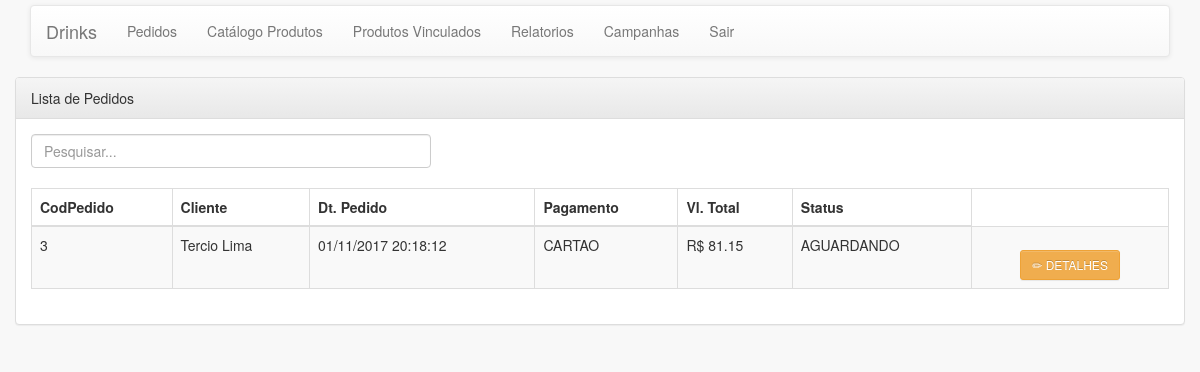
The app's page /pages/pedido/listarPedido.php?codEstabelecimento=3, older data.
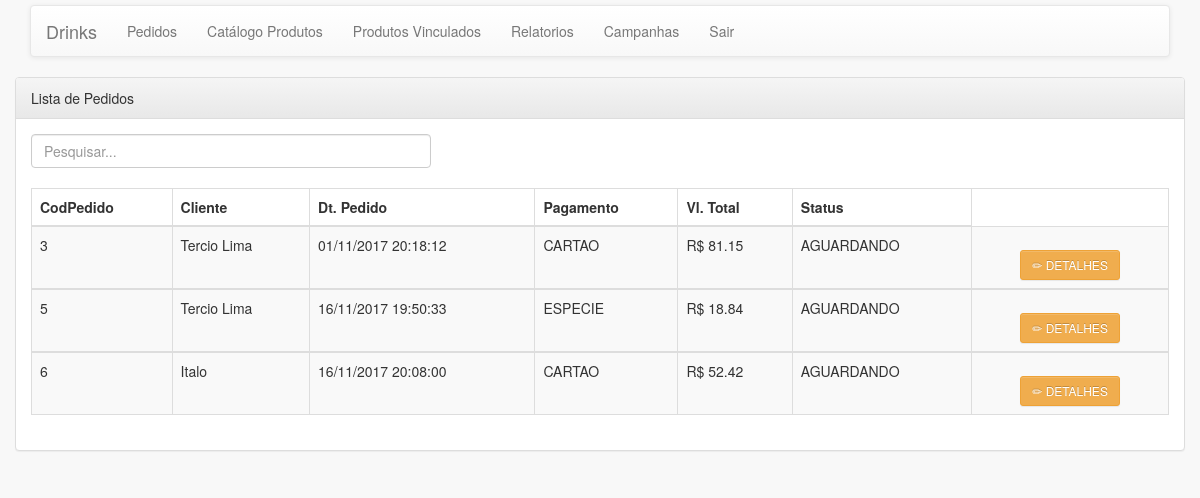
The same page, newer data.
### tables this page shows
CREATE TABLE `pedido` (
  `codPedido` int(11) NOT NULL,
  `dataPedido` text NOT NULL,
  `bairro` varchar(50) DEFAULT NULL,
  `cep` varchar(9) DEFAULT NULL,
  `cidade` varchar(50) DEFAULT NULL,
  `latitude` varchar(10) DEFAULT NULL,
  `longitude` varchar(10) DEFAULT NULL,
  `numero` int(11) DEFAULT NULL,
  `rua` varchar(150) DEFAULT NULL,
  `uf` varchar(2) DEFAULT NULL,
  `pagamento` varchar(255) DEFAULT NULL,
  `status` varchar(255) NOT NULL,
  `valorTotal` double NOT NULL,
  `codUsuario` int(11) NOT NULL,
  `codEstabelecimento` int(11) NOT NULL
);

CREATE TABLE `usuarios` (
  `codUsuario` int(11) NOT NULL,
  `nome` varchar(50) NOT NULL,
  `email` varchar(100) NOT NULL,
  `encrypted_password` varchar(80) NOT NULL,
  `telefone` varchar(30) DEFAULT NULL
);

### resources/functions/DB_Functions.php (called while the page is built, shortened)
<?php
function listarPedido($nomeId = null)
{
    $found = null;
    try {
        $database = open_database();
        $sql = "SELECT pedido.codPedido,pedido.dataPedido, pedido.bairro,
                pedido.cidade,pedido.rua,pedido.numero,pedido.pagamento,
                pedido.status,pedido.valorTotal,pedido.codUsuario,
                usuarios.nome AS usuario,usuarios.telefone,usuarios.email,
                pedido_produto.codProduto,pedido_produto.preco,
                pedido_produto.quantidade,pedido_produto.precoTotal,produto.nome
                FROM pedido,pedido_produto,usuarios,produto, estabelecimento
                WHERE pedido.codPedido = pedido_produto.codPedido
                AND pedido.codUsuario = usuarios.codUsuario
                AND produto.codProduto = pedido_produto.codProduto
                AND pedido.codPedido = pedido_produto.codPedido
                AND pedido.codEstabelecimento = estabelecimento.codEstabelecimento
                AND pedido.codEstabelecimento = ".$nomeId.
                " GROUP BY pedido.codPedido;" ;
        $result = $database->query($sql);
        if ($result->num_rows > 0) {
            $found = $result->fetch_all(MYSQLI_ASSOC);
        }
    } catch (Exception $e) {
        $_SESSION['message'] = $e->GetMessage();
        $_SESSION['type'] = 'danger';
    }
    return $found;
}

### pages/pedido/listarPedido.php (the view, shortened to what this page needs)
<?php
require_once ('../include/header.php');
require_once ('../menu/menu.php');
$codEstabelecimento = null;
if (isset($_GET['codEstabelecimento']) && empty($_GET['codEstabelecimento']) == false) {
    $codEstabelecimento = $_GET['codEstabelecimento'];
} else {
    $codEstabelecimento = $_SESSION['codEstabelecimento'];
}
$dados = listarPedido($codEstabelecimento);
?>
<!DOCTYPE html>
<html lang="pt-br">
<head>
</head>
<body>
	<div class="container">
		<div class="row">
			<div class="panel panel-default">
				<div class="panel-heading">Lista de Pedidos</div>
				<div class="panel-body">
					<input class="form-control" id="myInput" type="text"
						placeholder="Pesquisar..." style="width: 400px;"> <br>
					<table border="1" class="table table-bordered table-striped">
						<thead class="blue-grey lighten-4">
							<tr>
								<th>CodPedido</th>
								<th>Cliente</th>
								<th>Dt. Pedido</th>
								<th>Pagamento</th>
								<th>Vl. Total</th>
								<th>Status</th>
							</tr>
						</thead>
                            <?php
                            if (count($dados) > 0) {
                                foreach ($dados as $pedido) {
                                    ?>
                           <tbody id="myTable">
				<tr>
                                    <td><?php echo $pedido['codPedido']; ?></td>
                                    <td><?php echo $pedido['usuario']; ?></td>
                                    <td><?php echo $pedido['dataPedido']; ?></td>
                                    <td><?php echo $pedido['pagamento']; ?></td>
                                    <td><?php echo "R$ ".$pedido['valorTotal']; ?></td>
                                    <td><?php echo $pedido['status']; ?></td>
                                    <td align="center">
                                    <a title="Detalhes"
                                    href="detalhePedido.php?codPedido=<?php echo  $pedido['codPedido']?>"
                                    class="btn btn-sm btn-warning">&#9999; Detalhes</a></td>
				</tr>
			   </tbody>
                                <?php
                                }
                            }
                            ?>
                        </table>
				</div>
			</div>
		</div>
	</div>
</body>
</html>

Row changes from the older to the newer data that the page shows:
added pedido: codPedido "5", usuarios.nome "Tercio Lima", dataPedido "16/11/2017 19:50:33", pagamento "ESPECIE", valorTotal "18.84", status "AGUARDANDO"
added pedido: codPedido "6", usuarios.nome "Italo", dataPedido "16/11/2017 20:08:00", pagamento "CARTAO", valorTotal "52.42", status "AGUARDANDO"
